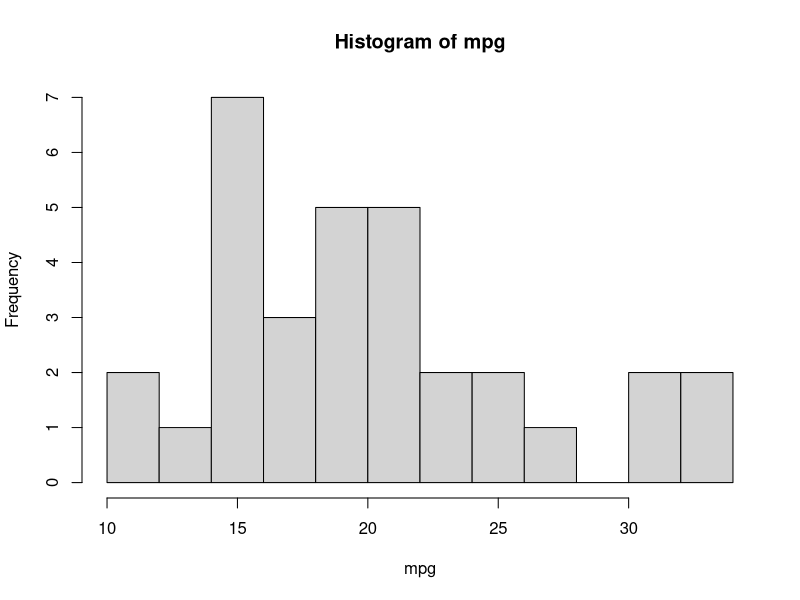
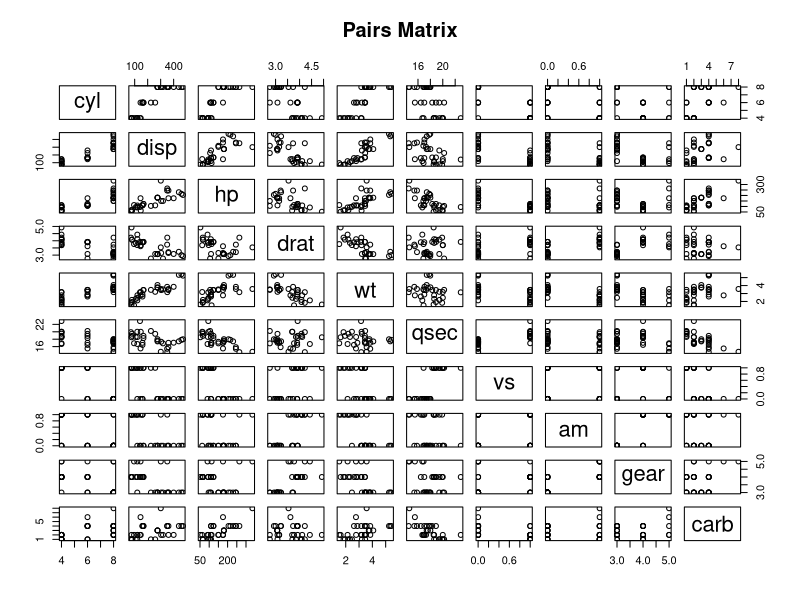

Here is the R script that generated these plots, in order:
## ---- chunk 1
knitr::opts_chunk$set(echo = TRUE)

library(ggplot2)
## ---- chunk 2
hist(mtcars$mpg, breaks = 10, main = paste("Histogram of mpg"), xlab = "mpg")
## ---- chunk 3
pairs(~., data=mtcars[,-1], main="Pairs Matrix")
